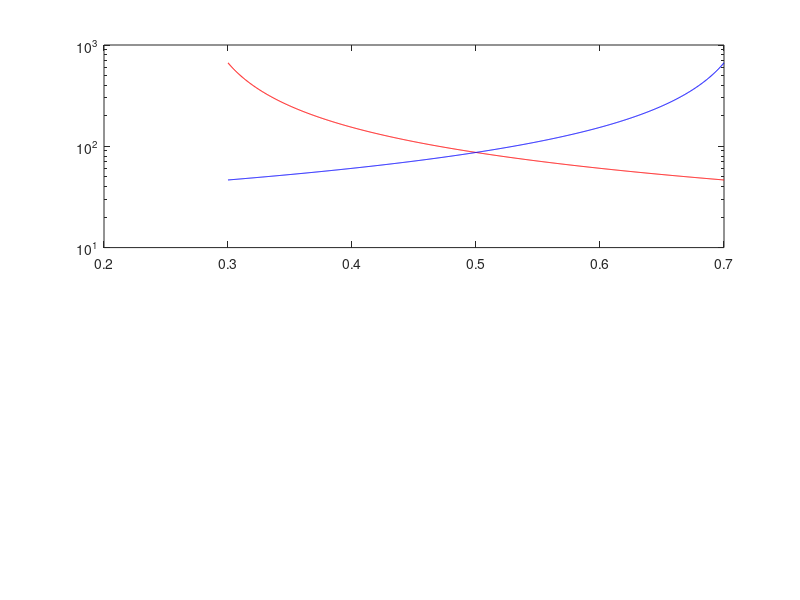

This chart was generated by the following MATLAB code: (Note: this script raises an error after producing the figure.)
% Delay vs. Throughput

mu = 1/20;

% arrival rate
%Need to make sure that the arrival rate will always be less than the service rate
lambda = [0; 0];
bLength = 1000;
b = linspace(0.3, 0.7, bLength);
lambda(1) = mu * min(b) * 0.9;
lambda(2) = mu * (1- max(b)) * 0.9;

n = [b; 1-b];
% Delay per user formula
D_each  = @(lambda,n, mu) 1./(mu.*n-lambda);

%% Plotting delay vs throughput (n)
% Delay = 1/(1-n)

% Delay per user
figure;
subplot(2,1,1);
semilogy(n(1,:), D_each(min(lambda),n(1,:),mu),'r');
hold on
semilogy(n(1,:), D_each(max(lambda),1-n(1,:),mu),'blue');
heading = ['Throughput ', 'vs. Individual Delay for User 1 and User 2'];
key1 = ['$D_1(\lambda_1, \mu, b)=\frac{1}{b\mu-\lambda_1},\lambda_1=$'+string(min(lambda))+', $\mu =$'+string(mu)];
key2 = ['$D_2(\lambda_2, \mu, b)=\frac{1}{(1-b)\mu-\lambda_2},\lambda_2=$'+string(max(lambda))+', $\mu =$'+string(mu)];
legend([key1; key2], 'Interpreter','latex');
title(heading,'Interpreter','latex')
ylabel('Delay (D)','Interpreter','latex')
xlabel('Split factor applied to service rate (b)', 'Interpreter','latex')
xlim([0 1]);

% Sum Delay
subplot(2,1,2);
DelayTotal = D_each(min(lambda),n(1,:),mu)+D_each(max(lambda),1-n(1,:),mu);
DelayTotal(DelayTotal<0)=nan;
semilogy(n(1,:), DelayTotal,'green');
[M,I]= min(DelayTotal);
xline(n(1,I),'linewidth',2, 'color', 'blue');
heading = ['Throughput ', 'vs. Sum Delay for All User'];
title(heading, 'Interpreter','latex')
ylabel('Delay (D1+D2)', 'Interpreter','latex')
xlabel('Split factor applied to service rate (b)', 'Interpreter','latex')
xlim([0 1]);

%% Now Delay vs Throughput
% Throughput = Max # of bits that can be transmitted in the system
%       n    = The capacity given value of arrival rate and service rate
% 
% Delay      = How many time slots will need to skip to service new packet for the user
%       D    = 1/(1-n)

% Calculate throughput for each new service rate
n_each = @(lambda, mu, b) lambda*log2(mu.*b/lambda);
tp = [n_each(min(lambda), mu, b); n_each(max(lambda), mu, 1-b)];
% Calculate Delay for each throughput value
figure;
subplot(2,1,1);
loglog(tp(1,:), D_each(min(lambda),n(1,:),mu), 'r');
hold on
loglog(tp(1,:), D_each(max(lambda),n(2,:),mu),'blue');
heading = ['Delay for i-th User ', 'vs. Throughput'];
key1 = ['$D_1=\frac{1}{b\mu-\lambda_1},\lambda_1=$'+string(min(lambda))+', $\mu =$'+string(mu)+newline+"$n_1=\lambda_1 log_2(b\mu\backslash\lambda_1)$"];
key2 = ['$D_2=\frac{1}{(1-b)\mu-\lambda_2},\lambda_2=$'+string(max(lambda))+', $\mu =$'+string(mu)+newline+"$n_2=\lambda_2 log_2((1-b)\mu\backslash\lambda_2)$"];
legend([key1; key2], 'Interpreter','latex');
title(heading,'Interpreter','latex')
ylabel('Delay','Interpreter','latex')
xlabel('Throughput', 'Interpreter','latex')


subplot(2,1,2);
DelayTotal = D_each(min(lambda),n(1,:),mu)+D_each(max(lambda),n(2,:),mu);
DelayTotal(DelayTotal<0)=nan;
loglog(tp(1,:), DelayTotal, 'green');
[M,I]= min(DelayTotal);
heading = ['Sum Delay ', 'vs. Throughput'];
title(heading, 'Interpreter','latex')
ylabel('Delay', 'Interpreter','latex')
xlabel('Throughput', 'Interpreter','latex')
